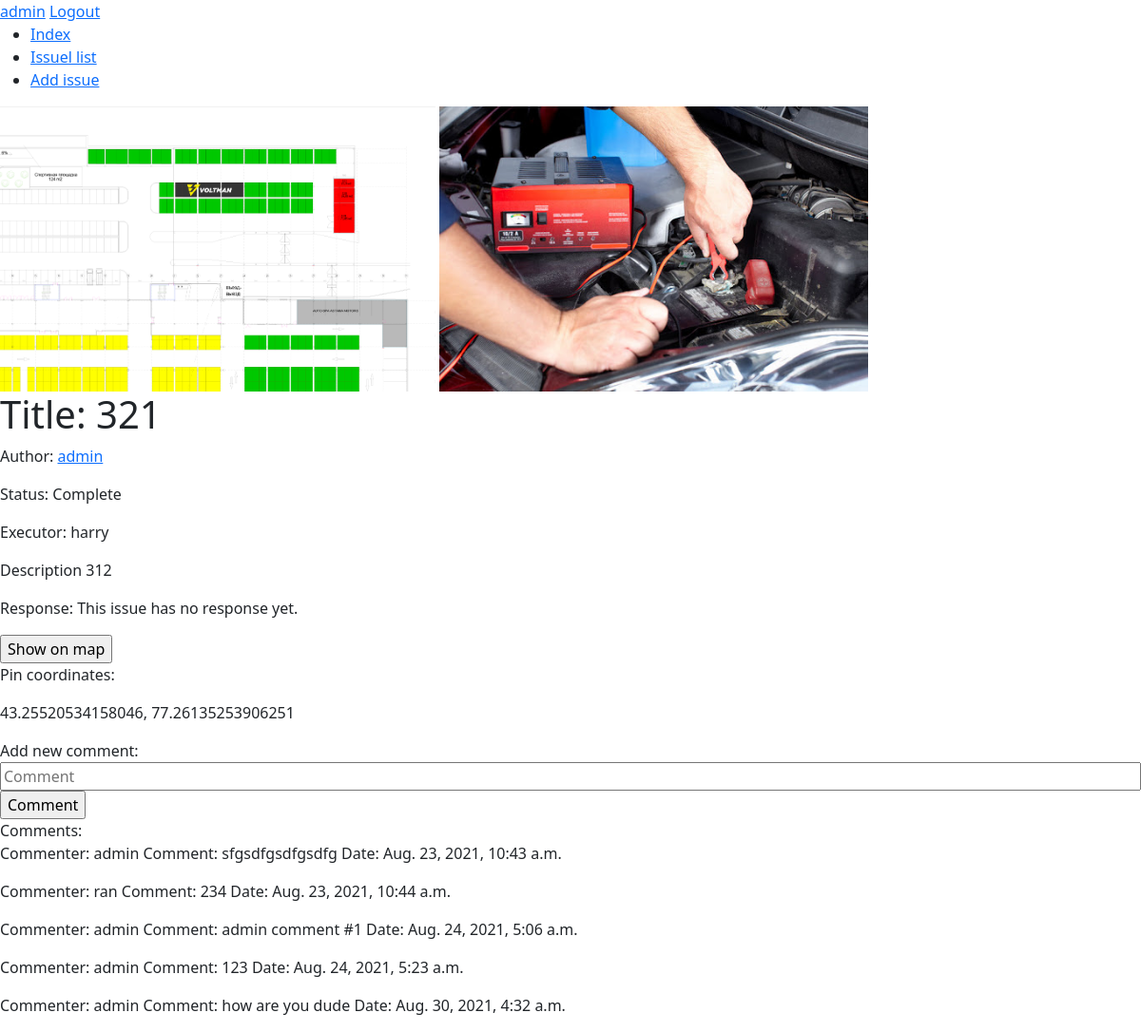
The app's page /issue_page/14 (signed in) with its own data.
### fix/models.py (models this page shows, shortened)
class User(AbstractUser):
    profile_image = models.ImageField(upload_to="profile_images", blank=True, null=True)
    rank = models.CharField(max_length=1, choices=RANKS)
    role = models.CharField(max_length=1, choices=ROLE)
    phone = models.CharField(max_length=11, blank=True)

class Issue(models.Model):
    author = models.ForeignKey(User, on_delete=models.RESTRICT, related_name="applications")
    executor = models.ForeignKey(User, on_delete=models.RESTRICT, related_name="jobs", blank=True, null=True)
    title = models.CharField(max_length=128)
    description = models.CharField(max_length=1024)
    response = models.CharField(max_length=1024, blank=True, null=True)
    date_created = models.DateTimeField(auto_now_add=True)
    status = models.CharField(max_length=1, choices=STATUS)
    image_before = models.ImageField(upload_to="images")
    image_after = models.ImageField(upload_to="images", blank=True, null=True)
    latitude = models.FloatField()
    longitude = models.FloatField()

class Chat(models.Model):
    commenter = models.ForeignKey(User, on_delete=models.CASCADE, related_name="comments")
    issue = models.ForeignKey(Issue, on_delete=models.CASCADE, related_name="conversation")
    date = models.DateTimeField(auto_now_add=True)
    comment = models.CharField(max_length=512)

### fix/views.py (the view)
# urls.py: path('issue_page/<int:issue_id>', views.issue_page, name="issue_page"),
def issue_page(request, issue_id):
    issue_data = Issue.objects.get(pk=issue_id)
    comments = issue_data.conversation.all()
    return render(request, "fix/issue_page.html", {
        "issue_data": issue_data,
        "comments": comments,
        "statuses": STATUS,
        "form": IssueUpdateForm(),
    })

### fix/views.py (shortened to what this page needs)
class IssueUpdateForm(forms.ModelForm):
    class Meta:
        model = Issue
        fields = ('status', 'response', 'image_after')

### fix/templates/fix/issue_page.html (shortened to what this page needs)
{% extends 'fix/layout.html' %}
{% load static %}
{% block body %}
    <img src="{{ issue_data.image_before.url }}" alt="image" style="max-height:300px">
    {% if issue_data.image_after %}
        <img src="{{ issue_data.image_after.url }}" alt="image" style="max-height:300px">
    {% endif %}
    <h1>Title: {{ issue_data.title }}</h1>
    <p>Author: <a href="{% url 'user_page' issue_data.author.id %}">{{ issue_data.author }}</a></p>
    <p>Status: {{ issue_data.get_status_display }}</p>
    <p>Executor: {% if issue_data.executor %}{{ issue_data.executor }}{% else %}This issue has no executor yet.{% endif %}</p>
    <p id="issue_description">Description {{ issue_data.description }}</p>
    <p id="issue_response">Response: {% if issue_data.response %} {{ issue_data.response }} {% else %} This issue has no response yet. {% endif %}</p>
    <input id="create" type="button" value="Show on map">
    <p>Pin coordinates: <div id="location">{{ issue_data.latitude }}, {{ issue_data.longitude }}</div></p>
    {% if user.is_authenticated %}
        <div>Add new comment:
            <form action="{% url 'add_comment' %}" method="post">
                <input type="textarea" style="width: 100%;" name="new_comment" id="new_comment" placeholder="Comment">
                <input type="submit" value="Comment">
            </form>
        </div>
    {% endif %}
    <div>Comments:
        <div>
            {% for i in comments %}
                <p>
                    Commenter: {{ i.commenter }}
                    Comment: {{ i.comment}}
                    Date: {{ i.date }}
                </p>
            {% endfor %}
        </div>
    </div>
{% endblock %}

### fix/templates/fix/layout.html (shortened to what this page needs)
{% load static %}
<!DOCTYPE html>
<html lang="en">
    <head>
        <link rel="stylesheet" href="{% static 'fix/bootstrap.min.css' %}">
    </head>
    <body>
        <header>
            {% if user.is_authenticated %}
                <a href="{% url 'user_page' user.id %}">{{ user }}</a>
                <a href="{% url 'logout' %}">Logout</a>
            {% endif %}
            <div>
                <ul>
                    <li><a href="{% url 'index' %}">Index</a></li>
                    <li><a href="{% url 'issues_list' %}">Issuel list</a></li>
                    <li><a href="{% url 'add_issue' %}">Add issue</a></li>
                </ul>
            </div>
        </header>
        {% block body %}
        {% endblock %}
    </body>
</html>

### records on screen
User: username "admin"
Issue: image_before (picture), image_after (picture), title "321", author "admin", status "Complete", executor "harry", description "312", latitude "43.25520534158046", longitude "77.26135253906251"
Chat: commenter "admin", comment "sfgsdfgsdfgsdfg", date "Aug. 23, 2021, 10:43 a.m."
Chat: commenter "ran", comment "234", date "Aug. 23, 2021, 10:44 a.m."
Chat: commenter "admin", comment "admin comment #1", date "Aug. 24, 2021, 5:06 a.m."
Chat: commenter "admin", comment "123", date "Aug. 24, 2021, 5:23 a.m."
Chat: commenter "admin", comment "how are you dude", date "Aug. 30, 2021, 4:32 a.m."
